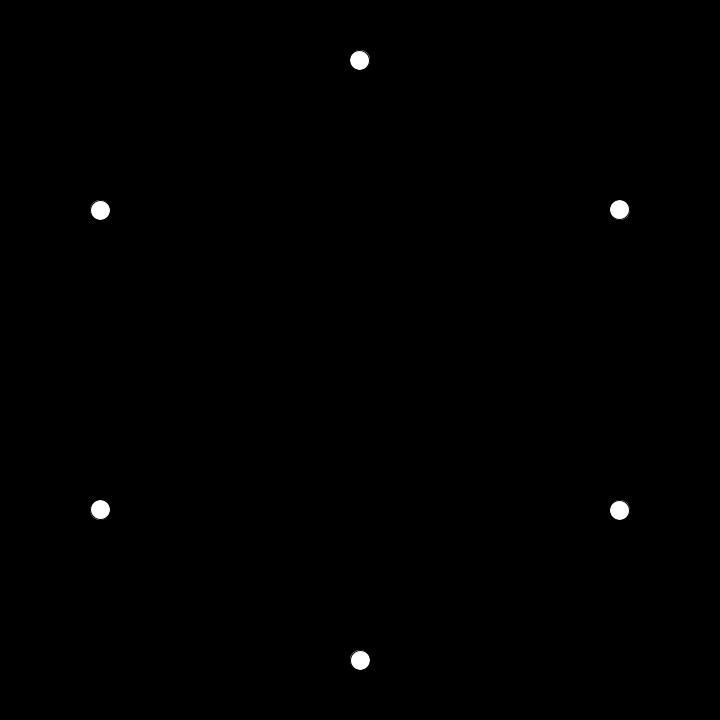
Frame 1 (no input)
Frame 60 (the mouse pressed at the canvas centre just before this capture): identical to frame 1, image omitted
Frame 120 (the mouse held since frame 60 and released just before this capture): identical to frame 1, image omitted

The Processing sketch that drew this single still picture (run headless with seeded random() and noise(); from frame 60 on, the mouse is pressed at the canvas centre):

// Processing sketch: Polygon
// ── Polygon.pde
void setup() {
  size(720, 720);
}

void draw() {
  background(0);
  
  int vertexCount = 6; //顶点数
  // 计算角度
  float degUnit = 360.0/vertexCount;
  
  float r = 300; //半径
  //beginShape();
  for (int i = 0; i<vertexCount; i = i+1 ) { //i++  i = i+1 / i+=
    
    float deg = i*degUnit; // 每个顶点所对的角度
    float rad = radians(deg);// 计算弧度
    
    float x = width/2+r*sin(rad);
    float y = height/2+r*cos(rad);
    
    //vertex(x,y);
    fill(255);
    ellipse(x, y, 20, 20);
  }
  //endShape(CLOSE);
}
